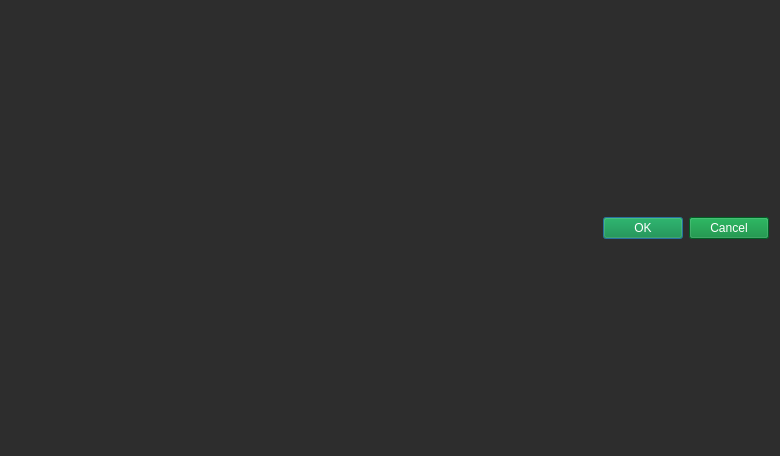
<?xml version="1.0" encoding="UTF-8"?>
<ui version="4.0">
 <class>Dialog</class>
 <widget class="QDialog" name="Dialog">
  <property name="geometry">
   <rect>
    <x>0</x>
    <y>0</y>
    <width>780</width>
    <height>456</height>
   </rect>
  </property>
  <property name="windowTitle">
   <string>Dialog</string>
  </property>
  <property name="styleSheet">
   <string notr="true">color: rgb(255, 255, 255);
background-color: rgb(45, 45, 45);</string>
  </property>
  <layout class="QGridLayout" name="gridLayout_2">
   <item row="1" column="0">
    <widget class="QDialogButtonBox" name="buttonBox">
     <property name="styleSheet">
      <string notr="true">background-color: rgb(0, 133, 52);
color: rgb(255, 255, 255);</string>
     </property>
     <property name="orientation">
      <enum>Qt::Horizontal</enum>
     </property>
     <property name="standardButtons">
      <set>QDialogButtonBox::Cancel|QDialogButtonBox::Ok</set>
     </property>
    </widget>
   </item>
   <item row="0" column="0">
    <layout class="QGridLayout" name="gridLayout"/>
   </item>
  </layout>
 </widget>
 <resources/>
 <connections>
  <connection>
   <sender>buttonBox</sender>
   <signal>accepted()</signal>
   <receiver>Dialog</receiver>
   <slot>accept()</slot>
   <hints>
    <hint type="sourcelabel">
     <x>708</x>
     <y>664</y>
    </hint>
    <hint type="destinationlabel">
     <x>157</x>
     <y>274</y>
    </hint>
   </hints>
  </connection>
  <connection>
   <sender>buttonBox</sender>
   <signal>rejected()</signal>
   <receiver>Dialog</receiver>
   <slot>reject()</slot>
   <hints>
    <hint type="sourcelabel">
     <x>776</x>
     <y>670</y>
    </hint>
    <hint type="destinationlabel">
     <x>286</x>
     <y>274</y>
    </hint>
   </hints>
  </connection>
 </connections>
</ui>
